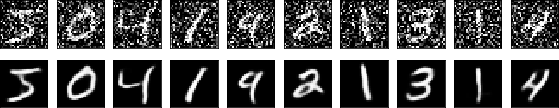

Reproduce this figure in Python.
from __future__ import division
from keras.datasets import mnist
import numpy as np
import matplotlib.pyplot as plt

# %% lets put some noise on the mnist images

(x_train, _), (x_test, _) = mnist.load_data()

x_train = x_train.astype('float32') / 255.
x_test = x_test.astype('float32') / 255.
x_train = np.reshape(x_train, (len(x_train), 28, 28, 1))  # adapt this if using `channels_first` image data format
x_test = np.reshape(x_test, (len(x_test), 28, 28, 1))  # adapt this if using `channels_first` image data format

noise_factor = 0.5
x_train_noisy = x_train + noise_factor * np.random.normal(loc=0.0, scale=1.0, size=x_train.shape)
x_test_noisy = x_test + noise_factor * np.random.normal(loc=0.0, scale=1.0, size=x_test.shape)

x_train_noisy = np.clip(x_train_noisy, 0., 1.)
x_test_noisy = np.clip(x_test_noisy, 0., 1.)

# %% plot some axample of the noisy images
n = 10
plt.figure(figsize=(10, 2))
for i in range(n):
    ax = plt.subplot(1, n, i + 1)
    plt.imshow(x_test_noisy[i].reshape(28, 28))
    plt.gray()
    ax.get_xaxis().set_visible(False)
    ax.get_yaxis().set_visible(False)
plt.show()

# %% then we can build our CNN
from keras.layers import Input, Dense, Conv2D, MaxPooling2D, UpSampling2D
from keras.models import Model
from keras import backend as K

input_img = Input(shape=(28, 28, 1))  # adapt this if using `channels_first` image data format

x = Conv2D(32, (3, 3), activation='relu', padding='same')(input_img)
x = MaxPooling2D((2, 2), padding='same')(x)
x = Conv2D(32, (3, 3), activation='relu', padding='same')(x)
encoded = MaxPooling2D((2, 2), padding='same')(x)

# at this point the representation is (7, 7, 32)

x = Conv2D(32, (3, 3), activation='relu', padding='same')(encoded)
x = UpSampling2D((2, 2))(x)
x = Conv2D(32, (3, 3), activation='relu', padding='same')(x)
x = UpSampling2D((2, 2))(x)
decoded = Conv2D(1, (3, 3), activation='sigmoid', padding='same')(x)

autoencoder = Model(input_img, decoded)
autoencoder.compile(optimizer='adadelta', loss='binary_crossentropy')

# lets training it for 100 epochs
from keras.callbacks import TensorBoard

autoencoder.fit(x_train_noisy, x_train,
                epochs=100,
                batch_size=128,
                shuffle=True,
                validation_data=(x_test_noisy, x_test),
                callbacks=[TensorBoard(log_dir='temp/autoencoder', histogram_freq=0, write_graph=False)])
# Train on 60000 samples, validate on 10000 samples
# Epoch 52/100
# 60000/60000 [==============================] - 93s - loss: 0.0957 - val_loss: 0.0953

# %% plot the results

decoded_imgs = autoencoder.predict(x_train_noisy)

n = 10
plt.figure(figsize=(10, 2))
for i in range(n):
    # display original
    ax = plt.subplot(2, n, i + 1)
    plt.imshow(x_train_noisy[i].reshape(28, 28))
    plt.gray()
    ax.get_xaxis().set_visible(False)
    ax.get_yaxis().set_visible(False)

    # display reconstruction
    ax = plt.subplot(2, n, i + 1 + n)
    plt.imshow(decoded_imgs[i].reshape(28, 28))
    plt.gray()
    ax.get_xaxis().set_visible(False)
    ax.get_yaxis().set_visible(False)
#plt.show()
plt.savefig('denoising_autoencoder.png')
